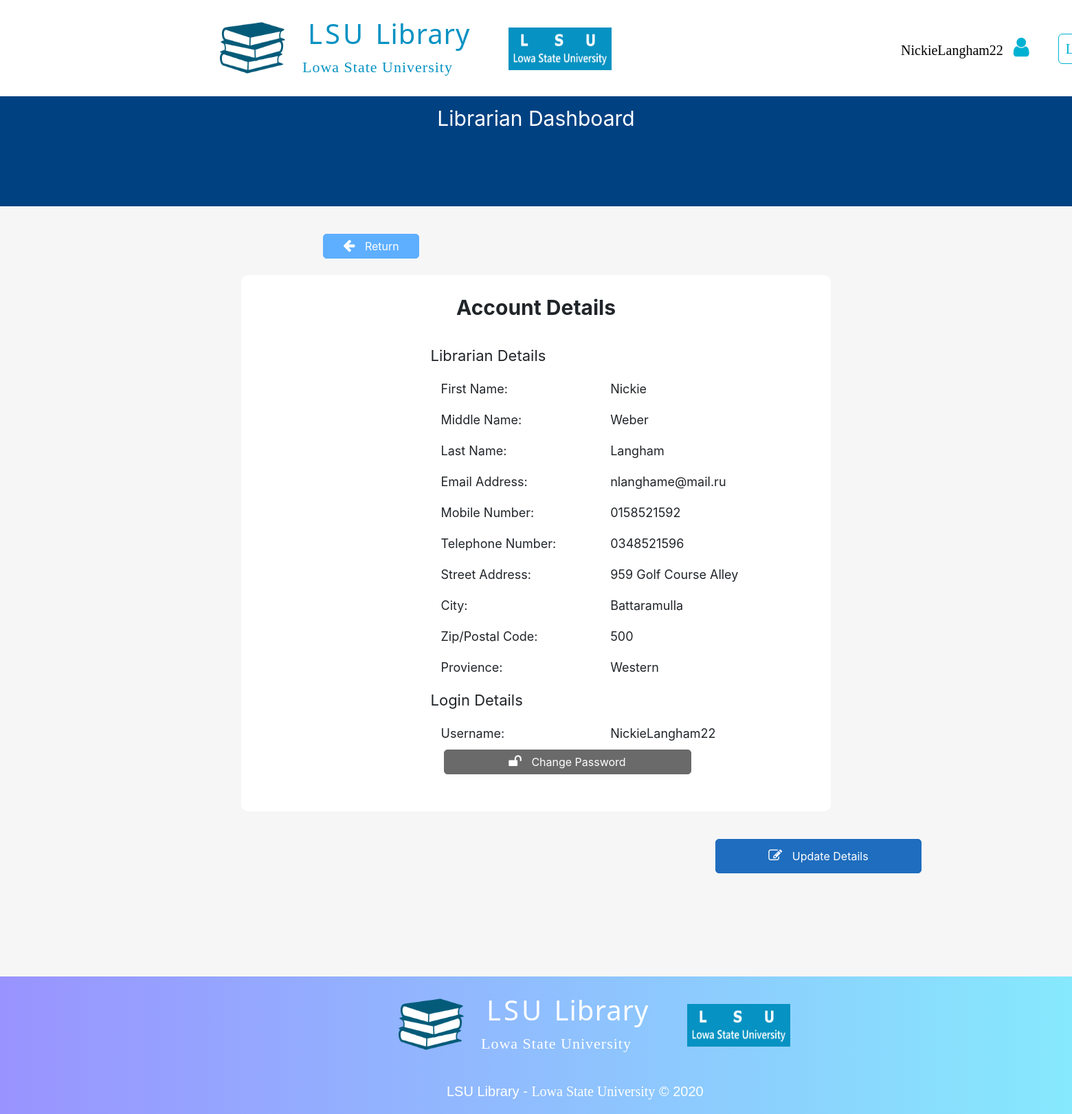
The app's page /librarianDashboard/5.accountDetails/librarianAccountDetails.php (signed in) with its own data.
### tables this page shows
CREATE TABLE User(
  UserID INT(8) AUTO_INCREMENT,
  FirstName VARCHAR(30) NOT NULL,
  MiddleName VARCHAR(30),
  LastName VARCHAR(50) NOT NULL,
  EmailAddress VARCHAR(50) NOT NULL,
  StreetAddress VARCHAR(40) NOT NULL,
  ucCityID INT(8),
  uzpcZPCID INT(8),
  upProvienceID INT(8) NOT NULL,
  MobileNumber CHAR(10) NOT NULL,
  TelephoneNumber CHAR(10),
  RegistrationDateTime DATETIME DEFAULT CURRENT_TIMESTAMP,
  lLoginID INT NOT NULL,  
  PRIMARY KEY (UserID),
  FOREIGN KEY (ucCityID) REFERENCES UserCity(CityID),
  FOREIGN KEY (uzpcZPCID) REFERENCES UserZipPostalCode(ZPCID),
  FOREIGN KEY (upProvienceID) REFERENCES UserProvience(ProvienceID)
);

CREATE TABLE UserCity(
  CityID INT(8) AUTO_INCREMENT,
  City VARCHAR(50),
  PRIMARY KEY (CityID)
);

CREATE TABLE UserZipPostalCode(
  ZPCID INT(8) AUTO_INCREMENT,
  ZipPostalCode INT(5),
  PRIMARY KEY (ZPCID)
);

CREATE TABLE UserProvience(
  ProvienceID INT(8) AUTO_INCREMENT,
  Provience VARCHAR(15),
  PRIMARY KEY (ProvienceID)
);

### librarianDashboard/5.accountDetails/librarianAccountDetails.php (the view, shortened to what this page needs)
<?php
  include_once("../../LSULibraryDBConnection.php");
  $userUsername = $_SESSION['username'];
?>
<!DOCTYPE html>
<html>
  <head>
    <link rel="stylesheet" href="../../assets/css/defaultLayout.css">
    <link rel="stylesheet" href="https://cdnjs.cloudflare.com/ajax/libs/font-awesome/4.7.0/css/font-awesome.min.css">
    <link rel="stylesheet" href="../../assets/bootstrap/css/bootstrap.min.css">
  </head>
  <body>
        <div style="height: 140px; width: 100%;">
              <div id="logoSection">
                <a href="../librarianDashboard.php">
                  <img src="../../assets/Images/LSULibraryLogo.png" alt="LSU Library Logo" id="lsuLibraryLogoIcon">
                </a>
                <h1 id="mainTitle"> LSU <span id="mainTitleSpan">Library</span> </h1>
                <p id="mainTitleSub">Lowa State University</p>
                <img src="../../assets/Images/LSUUniversityLogo.png" alt="LSU Logo" id="lsuLogoIcon">
              </div>
              <table id="navSection">
                <tr>
                  <td class="navItem" id="navItem1">
                    <a href="librarianAccountDetails.php" data-toggle="popover" data-trigger="hover" data-placement="bottom" title="Options"
                    data-content="View Account Details" style="color: black;">
                      <?php echo $userUsername ?> &nbsp
                      <i class="fa fa-user" style="font-size: 32px;
                                                  color: #00B1D2FF;"></i> &nbsp
                    </a>
                  </td>
                  <td class="navItem" id="navItem2">
                    <a href="../../logout.php">Logout</a>
                  </td>
                </tr>
              </table>
        </div>
            <div style="background-color: #004182;
                        width: 100%;
                        height: 160px;">
              <p style="font-size: 30px;
                        color: white;
                        text-align: center;
                        padding-top: 10px;">Librarian Dashboard</p>
              <div style="position: absolute;
                          left: 50%;
                          transform: translate(-50%,-0%);">
              </div>
            </div>
          <div style="width: 100%;
                      height: 1120px;
                      background-color: #F6F6F6;">
            <button type="button" name="return" style="color: #FFFFFF;
                                                      background-color: #5EAFFF;
                                                      border: 1px solid #5EAFFF;
                                                      padding: 5px;
                                                      border-radius: 5px;
                                                      width: 140px;
                                                      position: absolute;
                                                      top: 340px;
                                                      left: 470px;" onClick="window.location.href = '../librarianDashboard.php';">
              <i class="fa fa-arrow-left" style="font-size: 20px;
                                                margin-right: 10px;"></i>
              Return
            </button>
            <div style="width: 55%;
                        height: 780px;
                        background-color: #FFFFFF;
                        border-radius: 10px;
                        position: relative;
                        left: 50%;
                        transform: translateX(-50%);
                        top: 100px;">
              <p style="font-size: 30px;
                        padding-top: 25px;
                        text-align: center;"><b>Account Details</b></p>
              <div id="container">
                <?php
                  $retrieveUserSQL = "SELECT * FROM User u INNER JOIN Login l ON l.LoginID = u.lLoginID
                                      INNER JOIN UserCity uc ON uc.CityID = u.ucCityID
                                      INNER JOIN UserZipPostalCode uzpc ON uzpc.ZPCID = u.uzpcZPCID
                                      INNER JOIN UserProvience up ON up.ProvienceID = u.upProvienceID
                                      WHERE l.Username = '$userUsername';";
                  $retrieveUserResult = mysqli_query($databaseConn, $retrieveUserSQL);
                  $retrieveUserRow = mysqli_fetch_array($retrieveUserResult);
                ?>
                <table>
                  <tr>
                    <td> <p class="containerMainTextStyle">Librarian Details</p> <td>
                  </tr>
                  <tr>
                    <td> <p class="containerSubTextStyle">First Name: </p> <td>
                    <td> <p class="containerUserDataTextStyle"> <?php echo $retrieveUserRow["FirstName"]; ?> </p> <td>
                  </tr>
                  <tr>
                    <td> <p class="containerSubTextStyle">Middle Name: </p> <td>
                    <td> <p class="containerUserDataTextStyle"> <?php echo $retrieveUserRow["MiddleName"]; ?> </p> <td>
                  </tr>
                  <tr>
                    <td> <p class="containerSubTextStyle">Last Name: </p> <td>
                    <td> <p class="containerUserDataTextStyle"> <?php echo $retrieveUserRow["LastName"]; ?> </p> <td>
                  </tr>
                  <tr>
                    <td> <p class="containerSubTextStyle">Email Address: </p> <td>
                    <td> <p class="containerUserDataTextStyle"> <?php echo $retrieveUserRow["EmailAddress"]; ?> </p> <td>
                  </tr>
                  <tr>
                    <td> <p class="containerSubTextStyle">Mobile Number: </p> <td>
                    <td> <p class="containerUserDataTextStyle"> <?php echo $retrieveUserRow["MobileNumber"]; ?> </p> <td>
                  </tr>
                  <tr>
                    <td> <p class="containerSubTextStyle">Telephone Number: </p> <td>
                    <td> <p class="containerUserDataTextStyle"> <?php echo $retrieveUserRow["TelephoneNumber"]; ?> </p> <td>
                  </tr>
                  <tr>
                    <td> <p class="containerSubTextStyle">Street Address: </p> <td>
                    <td> <p class="containerUserDataTextStyle"> <?php echo $retrieveUserRow["StreetAddress"]; ?> </p> <td>
                  </tr>
                  <tr>
                    <td> <p class="containerSubTextStyle">City: </p> <td>
                    <td> <p class="containerUserDataTextStyle"> <?php echo $retrieveUserRow["City"]; ?> </p> <td>
                  </tr>
                  <tr>
                    <td> <p class="containerSubTextStyle">Zip/Postal Code: </p> <td>
                    <td> <p class="containerUserDataTextStyle"> <?php echo $retrieveUserRow["ZipPostalCode"]; ?> </p> <td>
                  </tr>
                  <tr>
                    <td> <p class="containerSubTextStyle">Provience: </p> <td>
                    <td> <p class="containerUserDataTextStyle"> <?php echo $retrieveUserRow["Provience"]; ?> </p> <td>
                  </tr>
                  <tr>
                    <td> <p class="containerMainTextStyle">Login Details</p> <td>
                  </tr>
                  <tr>
                    <td> <p class="containerSubTextStyle">Username: </p> <td>
                    <td> <p class="containerUserDataTextStyle"> <?php echo $retrieveUserRow["Username"]; ?> </p> <td>
                  </tr>
                </table>
                <button type="button" name="changePassword" style="color: #FFFFFF;
                                                                  background-color: #6A6A6A;
                                                                  border: 1px solid #6A6A6A;
                                                                  padding: 5px;
                                                                  border-radius: 5px;
                                                                  width: 360px;
                                                                  position: absolute;
                                                                  top: 590px;
                                                                  left: 80px;" onClick="window.location.href = 'librarianChangePassword.php';">
                  <i class="fa fa-unlock" style="font-size: 20px;
                                                margin-right: 10px;"></i>
                  Change Password
                </button>
              </div>
              <button type="button" name="updateDetails" style="color: #FFFFFF;
                                                                background-color: #1F6DBE;
                                                                border: 1px solid #1F6DBE;
                                                                padding: 5px;
                                                                border-radius: 5px;
                                                                width: 300px;
                                                                height: 50px;
                                                                position: absolute;
                                                                top: 820px;
                                                                left: 690px;" onClick="window.location.href = 'librarianUpdateDetails.php';">
                <i class="fa fa-edit" style="font-size: 20px;
                                            margin-right: 10px;"></i>
                Update Details
              </button>
          </div>
        </div>
          <div id="footer">
            <div id="footerLogoSection">
              <img src="../../assets/images/LSULibraryLogo.png" alt="LSU Library Logo" id="lsuLibraryLogoIcon">
              <h1 id="mainTitle"> LSU <span id="mainTitleSpan">Library</span> </h1>
              <p id="mainTitleSub">Lowa State University</p>
              <img src="../../assets/images/LSUUniversityLogo.png" alt="LSU Logo" id="lsuLogoIcon">
            </div>
            <p id="footerText1Main">LSU Library - <span id="footerText1Sub">Lowa State University</span> &copy; 2020</p>
          </div>
  </body>
</html>

### assets/css/defaultLayout.css (style rules this page uses)
* { margin: 0; }
#lsuLibraryLogoIcon { height: 95px; width: 95px; position: relative; top: 122px; left: -120px; }
#logoSection { position: relative; top: -100px; left: 440px; }
#mainTitle { color: #0692c2; letter-spacing: 4px; font-family: 'Noto Sans', sans-serif; font-size: 40px; padding-top: 30px; padding-left: 8px; }
#mainTitleSpan { letter-spacing: 1px; }
#mainTitleSub { font-size: 22px; font-family: verdana; color: #0692c2; letter-spacing: 1px; }
#lsuLogoIcon { height: 62px; width: 150px; position: relative; top: -90px; left: 300px; }
#navSection { position: relative; top: -240px; left: 1280px; }
.navItem { padding-left: 20px; }
.navItem a { font-size: 25px; text-decoration: none; color: #00B1D2FF; font-family: verdana; font-size: 20px; border-style: solid; border-width: thin; border-radius: 6px; padding: 10px; }
#navItem1 a { border-color: white; transition-duration: 0.4s; }
#navItem2 a { transition-duration: 0.4s; }
#footer { background-image: linear-gradient(to right, #9993ff, #86e9fd); height: 200px; }
#footerLogoSection { position:relative; top: -100px; left: 700px; }
#footerLogoSection h1 { color: white; }
#footerLogoSection span { color: white; }
#footerLogoSection p { color: white; }
#footerText1Main { position: relative; top: -140px; left: 650px; font-family: sans-serif; font-size: 20px; color: white; }
#footerText1Sub { font-family: serif; font-size: 20px; color: white; }

### librarianDashboard/5.accountDetails/librarianAccountDetails.php (style rules this page uses)
#container { height: 1000px; width: 80%; position: absolute; top: 100px; left: 25%; transition: translateX(-75%); }
.containerMainTextStyle { font-size: 22px; padding-left: 60px; }
.containerSubTextStyle { font-size: 18px; padding-left: 75px; }
.containerUserDataTextStyle { font-size: 18px; padding-left: 75px; }

### records on screen
user: FirstName "Nickie", MiddleName "Weber", LastName "Langham", EmailAddress "nlanghame@mail.ru", MobileNumber "0158521592", TelephoneNumber "0348521596", StreetAddress "959 Golf Course Alley", ucCityID.City "Battaramulla", uzpcZPCID.ZipPostalCode "500", upProvienceID.Provience "Western", lLoginID.Username "NickieLangham22"

### other values on screen
$userUsername "NickieLangham22"
